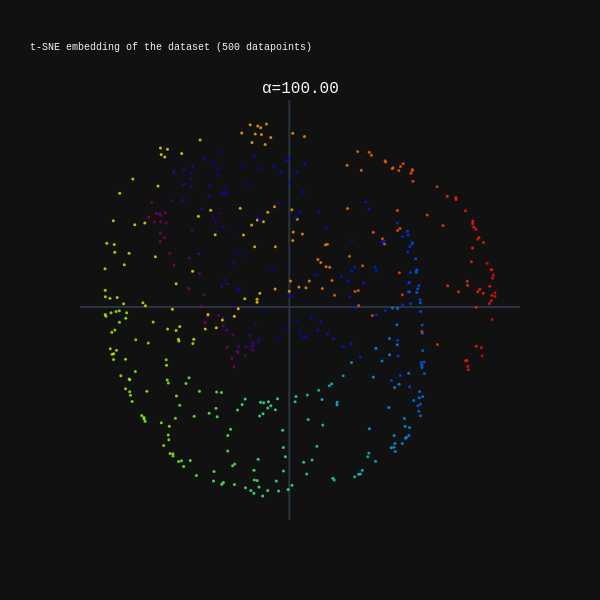

Source (notebook cell):
### Code cell
fig = Utils.plot_TSNE_plotly(
    raw_data=sr_points,
    tsne_results=tsne,
    labels=sr_color,
    alphas=[ALPHAS[-1]],
    labeled=False,
    width=600,
    height=600,
)

### Figure 1 — Plotly figure (JSON) as saved in the notebook; plotly's stock layout.template omitted (floating-point values rounded to 4 significant figures; data arrays with more than 128 entries replaced by an {"elided": "..."} marker saying what was removed)
{"data": [{"marker": {"color": {"elided": "500 float values"}, "colorscale": [[0, "rgb(150,0,90)"], [0.125, "rgb(0,0,200)"], [0.25, "rgb(0,25,255)"], [0.375, "rgb(0,152,255)"], [0.5, "rgb(44,255,150)"], [0.625, "rgb(151,255,0)"], [0.75, "rgb(255,234,0)"], [0.875, "rgb(255,111,0)"], [1, "rgb(255,0,0)"]], "opacity": 0.8, "size": 3}, "mode": "markers", "showlegend": false, "type": "scatter", "x": {"elided": "500 float values"}, "xaxis": "x", "y": {"elided": "500 float values"}, "yaxis": "y"}], "layout": {"annotations": [{"font": {"size": 16}, "showarrow": false, "text": "α=100.00", "x": 0.5, "xanchor": "center", "xref": "paper", "y": 1, "yanchor": "bottom", "yref": "paper"}], "font": {"family": "Courier New, monospace", "size": 7}, "height": 600, "title": {"text": "t-SNE embedding of the dataset (500 datapoints)"}, "width": 600, "xaxis": {"anchor": "y", "domain": [0, 1], "showgrid": false, "showticklabels": false}, "yaxis": {"anchor": "x", "domain": [0, 1], "showgrid": false, "showticklabels": false}}}
